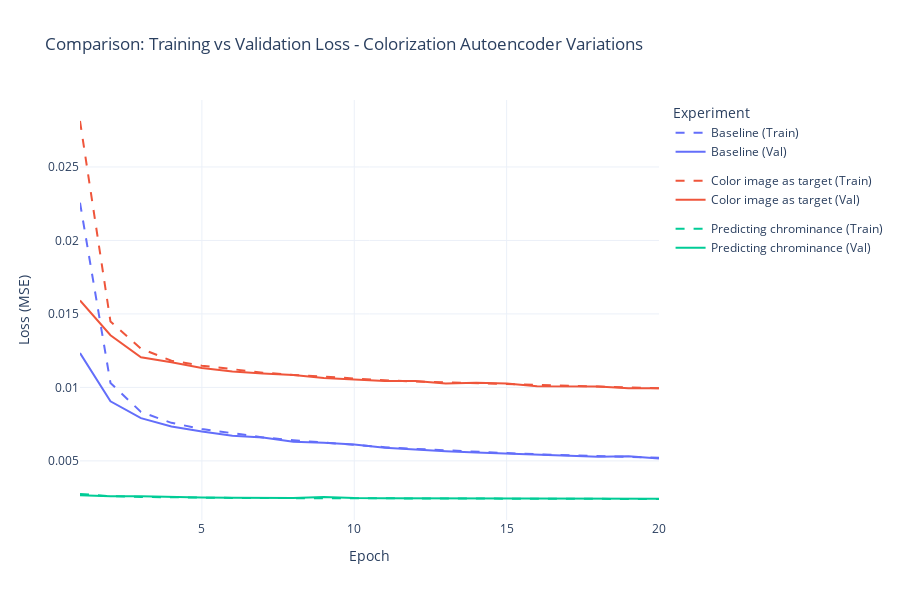

This figure's notebook cell:
### Code cell
# Plot comparison
plot_comparison_full(df_current, experiment="Colorization Autoencoder Variations")

### Figure 1 — Plotly figure (JSON) as saved in the notebook; plotly's stock layout.template omitted (floating-point values rounded to 4 significant figures)
{"data": [{"legendgroup": "Baseline", "line": {"color": "#636EFA", "dash": "dash"}, "mode": "lines", "name": "Baseline (Train)", "type": "scatter", "x": [1, 2, 3, 4, 5, 6, 7, 8, 9, 10, 11, 12, 13, 14, 15, 16, 17, 18, 19, 20], "y": [0.02256, 0.0103, 0.008327, 0.007588, 0.007171, 0.006865, 0.006597, 0.006403, 0.006237, 0.00606, 0.005934, 0.005818, 0.00571, 0.005615, 0.005532, 0.005452, 0.005381, 0.005315, 0.005257, 0.005208]}, {"legendgroup": "Baseline", "line": {"color": "#636EFA", "dash": "solid"}, "mode": "lines", "name": "Baseline (Val)", "type": "scatter", "x": [1, 2, 3, 4, 5, 6, 7, 8, 9, 10, 11, 12, 13, 14, 15, 16, 17, 18, 19, 20], "y": [0.01234, 0.009056, 0.007909, 0.007341, 0.007006, 0.006708, 0.006592, 0.006295, 0.006236, 0.006108, 0.0059, 0.005751, 0.005654, 0.00557, 0.005493, 0.005408, 0.005336, 0.005287, 0.005322, 0.005168]}, {"legendgroup": "Color image as target", "line": {"color": "#EF553B", "dash": "dash"}, "mode": "lines", "name": "Color image as target (Train)", "type": "scatter", "x": [1, 2, 3, 4, 5, 6, 7, 8, 9, 10, 11, 12, 13, 14, 15, 16, 17, 18, 19, 20], "y": [0.02813, 0.01448, 0.01264, 0.01182, 0.01148, 0.01121, 0.011, 0.01085, 0.01072, 0.0106, 0.01049, 0.0104, 0.01034, 0.01026, 0.01019, 0.01016, 0.01008, 0.01005, 0.009989, 0.009936]}, {"legendgroup": "Color image as target", "line": {"color": "#EF553B", "dash": "solid"}, "mode": "lines", "name": "Color image as target (Val)", "type": "scatter", "x": [1, 2, 3, 4, 5, 6, 7, 8, 9, 10, 11, 12, 13, 14, 15, 16, 17, 18, 19, 20], "y": [0.01592, 0.01355, 0.01205, 0.01171, 0.01132, 0.01108, 0.01095, 0.01085, 0.01064, 0.01051, 0.01043, 0.01043, 0.01026, 0.01032, 0.01027, 0.01008, 0.01006, 0.01006, 0.009942, 0.009936]}, {"legendgroup": "Predicting chrominance", "line": {"color": "#00CC96", "dash": "dash"}, "mode": "lines", "name": "Predicting chrominance (Train)", "type": "scatter", "x": [1, 2, 3, 4, 5, 6, 7, 8, 9, 10, 11, 12, 13, 14, 15, 16, 17, 18, 19, 20], "y": [0.002746, 0.002598, 0.002549, 0.002509, 0.0025, 0.002475, 0.002469, 0.002467, 0.002456, 0.00245, 0.002443, 0.002443, 0.002432, 0.00242, 0.00242, 0.002421, 0.002413, 0.00241, 0.002406, 0.002405]}, {"legendgroup": "Predicting chrominance", "line": {"color": "#00CC96", "dash": "solid"}, "mode": "lines", "name": "Predicting chrominance (Val)", "type": "scatter", "x": [1, 2, 3, 4, 5, 6, 7, 8, 9, 10, 11, 12, 13, 14, 15, 16, 17, 18, 19, 20], "y": [0.002666, 0.002591, 0.002584, 0.002521, 0.0025, 0.00249, 0.002479, 0.00247, 0.002548, 0.002466, 0.002461, 0.002457, 0.002439, 0.002436, 0.002437, 0.002428, 0.002448, 0.002424, 0.002446, 0.002418]}], "layout": {"height": 600, "legend": {"title": {"text": "Experiment"}}, "title": {"text": "Comparison: Training vs Validation Loss - Colorization Autoencoder Variations"}, "xaxis": {"title": {"text": "Epoch"}}, "yaxis": {"title": {"text": "Loss (MSE)"}}}}
